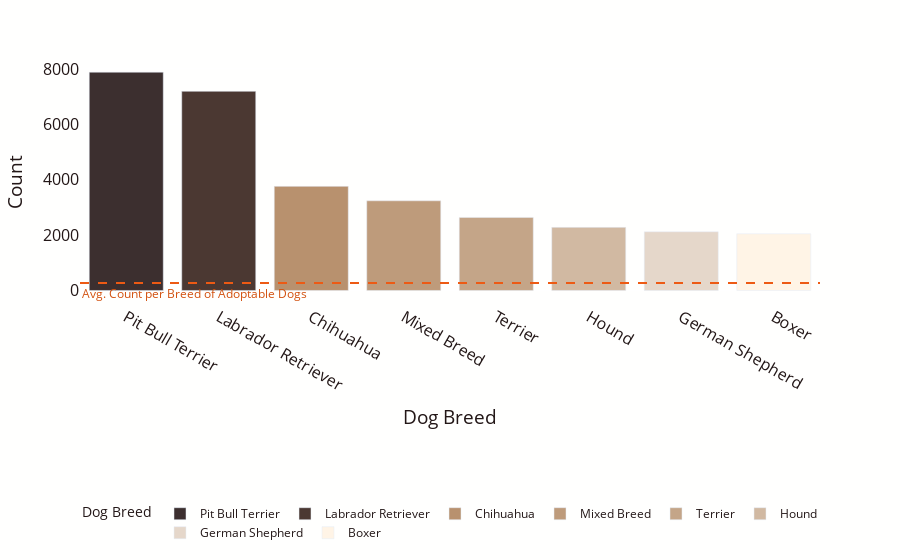

Source (notebook cell):
### Code cell
fig = px.bar(count,
                 x='index', y='breed_primary', color = 'index',
             color_discrete_map = {'Pit Bull Terrier': '#3c2f2f', 'Labrador Retriever': '#4b3832',
                                   'Chihuahua': '#b8916e', 'Mixed Breed': '#be9b7b',
                                  'Terrier': '#c4a588', 'Hound': '#d1b9a2',
                                  'German Shepherd': '#e5d7ca', 'Boxer': '#fff4e6'},
             labels = {'index': 'Dog Breed', 'breed_primary': 'Count'})
fig.add_hline(y=270, line_dash="dash", line_color = '#ed5a14', annotation_text="Avg. Count per Breed of Adoptable Dogs",
                  annotation_position="bottom left", annotation_font_size=12,
                  annotation_font_color="#D2510F")
fig.update_xaxes(categoryorder='array', categoryarray= ['Pit Bull Terrier', 'Labrador Retriever', 'Chihuahua', 'Mixed Breed', 'Terrier', 'Hound', 'German Shepherd', 'Boxer'])
fig.update_layout(paper_bgcolor="#fffffe", plot_bgcolor='#fffffe', font_color='#231717',
                      font_size = 16, legend=dict(
            orientation="h", y=-0.8, font = dict(size = 12)))
fig.show()

### Figure 1 — Plotly figure (JSON) as saved in the notebook; plotly's stock layout.template omitted (floating-point values rounded to 4 significant figures)
{"data": [{"alignmentgroup": "True", "hovertemplate": "Dog Breed=%{x}<br>Count=%{y}<extra></extra>", "legendgroup": "Pit Bull Terrier", "marker": {"color": "#3c2f2f", "pattern": {"shape": ""}}, "name": "Pit Bull Terrier", "offsetgroup": "Pit Bull Terrier", "orientation": "v", "showlegend": true, "textposition": "auto", "type": "bar", "x": ["Pit Bull Terrier"], "xaxis": "x", "y": [7887], "yaxis": "y"}, {"alignmentgroup": "True", "hovertemplate": "Dog Breed=%{x}<br>Count=%{y}<extra></extra>", "legendgroup": "Labrador Retriever", "marker": {"color": "#4b3832", "pattern": {"shape": ""}}, "name": "Labrador Retriever", "offsetgroup": "Labrador Retriever", "orientation": "v", "showlegend": true, "textposition": "auto", "type": "bar", "x": ["Labrador Retriever"], "xaxis": "x", "y": [7196], "yaxis": "y"}, {"alignmentgroup": "True", "hovertemplate": "Dog Breed=%{x}<br>Count=%{y}<extra></extra>", "legendgroup": "Chihuahua", "marker": {"color": "#b8916e", "pattern": {"shape": ""}}, "name": "Chihuahua", "offsetgroup": "Chihuahua", "orientation": "v", "showlegend": true, "textposition": "auto", "type": "bar", "x": ["Chihuahua"], "xaxis": "x", "y": [3762], "yaxis": "y"}, {"alignmentgroup": "True", "hovertemplate": "Dog Breed=%{x}<br>Count=%{y}<extra></extra>", "legendgroup": "Mixed Breed", "marker": {"color": "#be9b7b", "pattern": {"shape": ""}}, "name": "Mixed Breed", "offsetgroup": "Mixed Breed", "orientation": "v", "showlegend": true, "textposition": "auto", "type": "bar", "x": ["Mixed Breed"], "xaxis": "x", "y": [3240], "yaxis": "y"}, {"alignmentgroup": "True", "hovertemplate": "Dog Breed=%{x}<br>Count=%{y}<extra></extra>", "legendgroup": "Terrier", "marker": {"color": "#c4a588", "pattern": {"shape": ""}}, "name": "Terrier", "offsetgroup": "Terrier", "orientation": "v", "showlegend": true, "textposition": "auto", "type": "bar", "x": ["Terrier"], "xaxis": "x", "y": [2641], "yaxis": "y"}, {"alignmentgroup": "True", "hovertemplate": "Dog Breed=%{x}<br>Count=%{y}<extra></extra>", "legendgroup": "Hound", "marker": {"color": "#d1b9a2", "pattern": {"shape": ""}}, "name": "Hound", "offsetgroup": "Hound", "orientation": "v", "showlegend": true, "textposition": "auto", "type": "bar", "x": ["Hound"], "xaxis": "x", "y": [2280], "yaxis": "y"}, {"alignmentgroup": "True", "hovertemplate": "Dog Breed=%{x}<br>Count=%{y}<extra></extra>", "legendgroup": "German Shepherd", "marker": {"color": "#e5d7ca", "pattern": {"shape": ""}}, "name": "German Shepherd", "offsetgroup": "German Shepherd", "orientation": "v", "showlegend": true, "textposition": "auto", "type": "bar", "x": ["German Shepherd"], "xaxis": "x", "y": [2121], "yaxis": "y"}, {"alignmentgroup": "True", "hovertemplate": "Dog Breed=%{x}<br>Count=%{y}<extra></extra>", "legendgroup": "Boxer", "marker": {"color": "#fff4e6", "pattern": {"shape": ""}}, "name": "Boxer", "offsetgroup": "Boxer", "orientation": "v", "showlegend": true, "textposition": "auto", "type": "bar", "x": ["Boxer"], "xaxis": "x", "y": [2049], "yaxis": "y"}], "layout": {"annotations": [{"font": {"color": "#D2510F", "size": 12}, "showarrow": false, "text": "Avg. Count per Breed of Adoptable Dogs", "x": 0, "xanchor": "left", "xref": "x domain", "y": 270, "yanchor": "top", "yref": "y"}], "barmode": "relative", "font": {"color": "#231717", "size": 16}, "legend": {"font": {"size": 12}, "orientation": "h", "title": {"text": "Dog Breed"}, "tracegroupgap": 0, "y": -0.8}, "margin": {"t": 60}, "paper_bgcolor": "#fffffe", "plot_bgcolor": "#fffffe", "shapes": [{"line": {"color": "#ed5a14", "dash": "dash"}, "type": "line", "x0": 0, "x1": 1, "xref": "x domain", "y0": 270, "y1": 270, "yref": "y"}], "xaxis": {"anchor": "y", "categoryarray": ["Pit Bull Terrier", "Labrador Retriever", "Chihuahua", "Mixed Breed", "Terrier", "Hound", "German Shepherd", "Boxer"], "categoryorder": "array", "domain": [0, 1], "title": {"text": "Dog Breed"}}, "yaxis": {"anchor": "x", "domain": [0, 1], "title": {"text": "Count"}}}}
